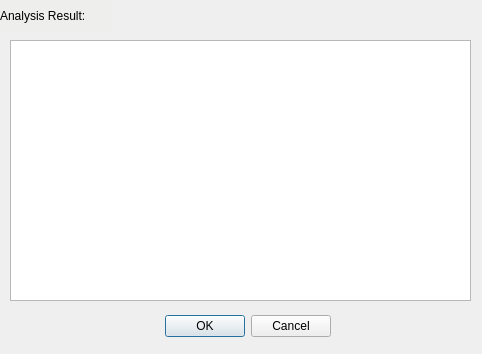
<?xml version="1.0" encoding="UTF-8"?>
<ui version="4.0">
 <class>Dialog</class>
 <widget class="QDialog" name="Dialog">
  <property name="geometry">
   <rect>
    <x>0</x>
    <y>0</y>
    <width>482</width>
    <height>354</height>
   </rect>
  </property>
  <property name="windowTitle">
   <string>Dialog</string>
  </property>
  <widget class="QDialogButtonBox" name="buttonBox">
   <property name="geometry">
    <rect>
     <x>160</x>
     <y>310</y>
     <width>171</width>
     <height>32</height>
    </rect>
   </property>
   <property name="orientation">
    <enum>Qt::Horizontal</enum>
   </property>
   <property name="standardButtons">
    <set>QDialogButtonBox::Cancel|QDialogButtonBox::Ok</set>
   </property>
  </widget>
  <widget class="QLabel" name="label">
   <property name="geometry">
    <rect>
     <x>0</x>
     <y>0</y>
     <width>111</width>
     <height>31</height>
    </rect>
   </property>
   <property name="styleSheet">
    <string notr="true">background-color: rgb(238, 238, 236);</string>
   </property>
   <property name="text">
    <string>Analysis Result:</string>
   </property>
  </widget>
  <widget class="QTableView" name="tableView">
   <property name="geometry">
    <rect>
     <x>10</x>
     <y>40</y>
     <width>461</width>
     <height>261</height>
    </rect>
   </property>
  </widget>
 </widget>
 <resources/>
 <connections>
  <connection>
   <sender>buttonBox</sender>
   <signal>accepted()</signal>
   <receiver>Dialog</receiver>
   <slot>accept()</slot>
   <hints>
    <hint type="sourcelabel">
     <x>248</x>
     <y>254</y>
    </hint>
    <hint type="destinationlabel">
     <x>157</x>
     <y>274</y>
    </hint>
   </hints>
  </connection>
  <connection>
   <sender>buttonBox</sender>
   <signal>rejected()</signal>
   <receiver>Dialog</receiver>
   <slot>reject()</slot>
   <hints>
    <hint type="sourcelabel">
     <x>316</x>
     <y>260</y>
    </hint>
    <hint type="destinationlabel">
     <x>286</x>
     <y>274</y>
    </hint>
   </hints>
  </connection>
 </connections>
</ui>
